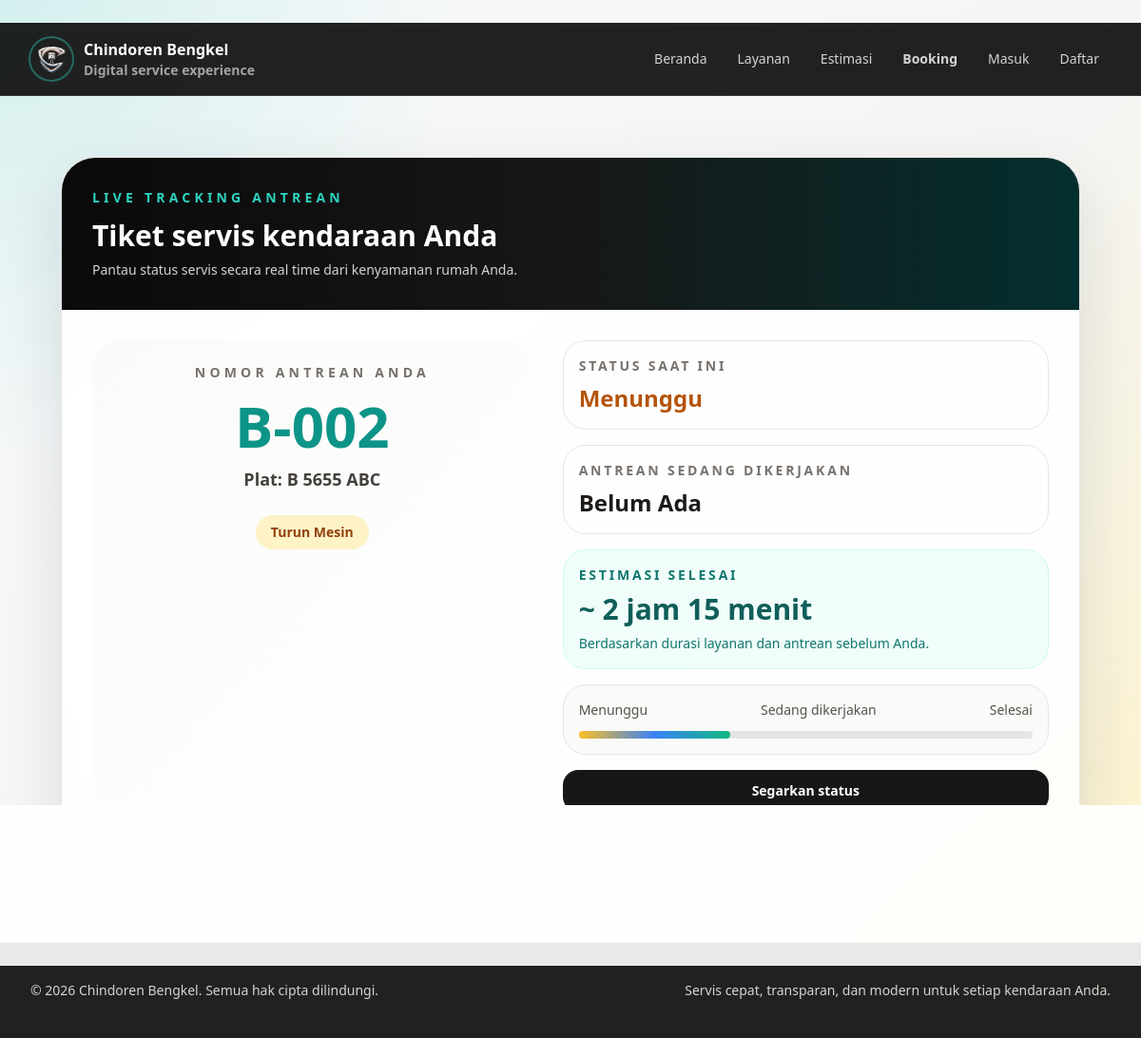
The app's page /tracking/3 with its own data.
### models.py (models this page shows, shortened)
class Antrean(db.Model):
    __tablename__ = 'antrean'
    id = db.Column(db.Integer, primary_key=True)
    user_id = db.Column(db.Integer, db.ForeignKey('users.id'), nullable=True) # Bisa null jika publik (guest)
    nama_guest = db.Column(db.String(100), nullable=True)
    plat_nomor = db.Column(db.String(15), nullable=False)
    layanan_id = db.Column(db.Integer, db.ForeignKey('layanan.id'), nullable=False)
    nomor_antrean = db.Column(db.String(10), nullable=False) # Contoh: B-014
    status = db.Column(db.String(30), default='Menunggu') # Menunggu, Sedang Dikerjakan, Selesai
    tanggal = db.Column(db.Date, default=date.today)
    jam = db.Column(db.String(10), nullable=True)
    priority_adjusted = db.Column(db.Boolean, default=False)
    created_at = db.Column(db.DateTime, default=datetime.utcnow)
    layanan = db.relationship('Layanan', backref='antrean')

class Layanan(db.Model):
    __tablename__ = 'layanan'
    id = db.Column(db.Integer, primary_key=True)
    nama_layanan = db.Column(db.String(100), nullable=False)
    estimasi_durasi_menit = db.Column(db.Integer, nullable=False) # Untuk Wait Time Logic
    estimasi_harga = db.Column(db.Integer, nullable=False)

### bengkel.py (the view)
@bengkel_bp.route('/tracking/<int:id>')
def live_tracking(id):
    antrean_user = Antrean.query.get_or_404(id)
    hari_ini = date.today()
    antrean_saat_ini = Antrean.query.filter_by(tanggal=hari_ini, status='Sedang Dikerjakan').first()
    nomor_saat_ini = antrean_saat_ini.nomor_antrean if antrean_saat_ini else "Belum Ada"
    waktu_tunggu_menit = db.session.query(func.sum(Layanan.estimasi_durasi_menit))\
        .join(Antrean)\
        .filter(
            Antrean.tanggal == hari_ini,
            Antrean.status.in_(['Menunggu', 'Sedang Dikerjakan']),
            Antrean.id < antrean_user.id
        ).scalar() or 0
    eta_minutes = max(0, waktu_tunggu_menit + antrean_user.layanan.estimasi_durasi_menit)
    eta_text = f'{eta_minutes} menit'
    if eta_minutes >= 60:
        hours = eta_minutes // 60
        minutes = eta_minutes % 60
        eta_text = f'{hours} jam' + (f' {minutes} menit' if minutes else '')
    return render_template('tracking.html',
                           antrean=antrean_user,
                           antrean_saat_ini=nomor_saat_ini,
                           waktu_tunggu=waktu_tunggu_menit,
                           eta_minutes=eta_minutes,
                           eta_text=eta_text)

### templates/tracking.html (shortened to what this page needs)
﻿{% extends 'base.html' %}
{% block content %}
  <div class="mx-auto max-w-6xl px-4 py-8 sm:px-6 lg:px-8">
    <div class="overflow-hidden rounded-[36px] border border-stone-200 bg-white/90 shadow-ambient backdrop-blur">
      <div class="bg-gradient-to-r from-neutral-950 via-neutral-900 to-teal-950 px-8 py-8 text-white">
        <p class="text-sm font-semibold uppercase tracking-[0.3em] text-teal-400">Live tracking antrean</p>
        <h1 class="mt-3 text-3xl font-semibold">Tiket servis kendaraan Anda</h1>
        <p class="mt-2 text-sm text-stone-300">Pantau status servis secara real time dari kenyamanan rumah Anda.</p>
      </div>
      <div class="grid gap-8 p-8 lg:grid-cols-[0.95fr_1.05fr]">
        <div class="rounded-[30px] bg-gradient-to-br from-stone-50 to-white p-6 text-center">
          <p class="text-sm font-semibold uppercase tracking-[0.3em] text-stone-500">Nomor antrean Anda</p>
          <h2 class="mt-4 text-6xl font-black text-teal-600">{{ antrean.nomor_antrean }}</h2>
          <p class="mt-3 text-lg font-semibold text-stone-700">Plat: {{ antrean.plat_nomor }}</p>
          <div class="mt-6 inline-flex rounded-full bg-amber-100 px-4 py-2 text-sm font-semibold text-amber-800">{{ antrean.layanan.nama_layanan }}</div>
        </div>
        <div class="space-y-4">
          <div class="rounded-[24px] border border-stone-200 p-4">
            <p class="text-sm font-semibold uppercase tracking-[0.2em] text-stone-500">Status saat ini</p>
            <p class="mt-2 text-2xl font-bold {% if antrean.status == 'Menunggu' %}text-amber-700{% elif antrean.status == 'Sedang Dikerjakan' %}text-blue-700{% else %}text-emerald-700{% endif %}">{{ antrean.status }}</p>
          </div>
          <div class="rounded-[24px] border border-stone-200 p-4">
            <p class="text-sm font-semibold uppercase tracking-[0.2em] text-stone-500">Antrean sedang dikerjakan</p>
            <p class="mt-2 text-2xl font-bold text-stone-900">{{ antrean_saat_ini }}</p>
          </div>
          <div class="rounded-[24px] border border-teal-100 bg-teal-50 p-4">
            <p class="text-sm font-semibold uppercase tracking-[0.2em] text-teal-700">Estimasi selesai</p>
            <p class="mt-2 text-3xl font-bold text-teal-800">
              {% if antrean.status == 'Selesai' %}
                Selesai
              {% else %}
                ~ {{ eta_text }}
              {% endif %}
            </p>
            <p class="mt-2 text-sm text-teal-700">Berdasarkan durasi layanan dan antrean sebelum Anda.</p>
          </div>
          <div class="rounded-[24px] border border-stone-200 bg-stone-50 p-4">
            <div class="flex items-center justify-between text-sm text-stone-600">
              <span>Menunggu</span>
              <span>Sedang dikerjakan</span>
              <span>Selesai</span>
            </div>
            <div class="mt-3 h-2 rounded-full bg-stone-200">
              <div class="h-2 rounded-full bg-gradient-to-r from-amber-400 via-blue-500 to-emerald-500 {% if antrean.status == 'Menunggu' %}w-1/3{% elif antrean.status == 'Sedang Dikerjakan' %}w-2/3{% else %}w-full{% endif %}"></div>
            </div>
          </div>
          <button onclick="window.location.reload()" class="w-full rounded-2xl bg-neutral-900 px-4 py-3 text-sm font-semibold text-white transition hover:bg-neutral-800">Segarkan status</button>
        </div>
      </div>
    </div>
  </div>
{% endblock %}

### templates/base.html (style rules this page uses)
:root { color-scheme: light; }
body { font-family: ui-sans-serif, system-ui, -apple-system, BlinkMacSystemFont, "Segoe UI", sans-serif; }
.shadow-ambient { box-shadow: 0 24px 70px rgba(15, 23, 42, 0.12); }

### records on screen
Antrean: nomor_antrean "B-002", plat_nomor "B 5655 ABC", status "Menunggu"
Layanan: layanan.nama_layanan "Turun Mesin"

### other values on screen
{{ label }} "Beranda" "Layanan" "Estimasi"
{{ label }} "Booking"
{{ antrean_saat_ini }} "Belum Ada"
{{ eta_text }} "2 jam 15 menit"
